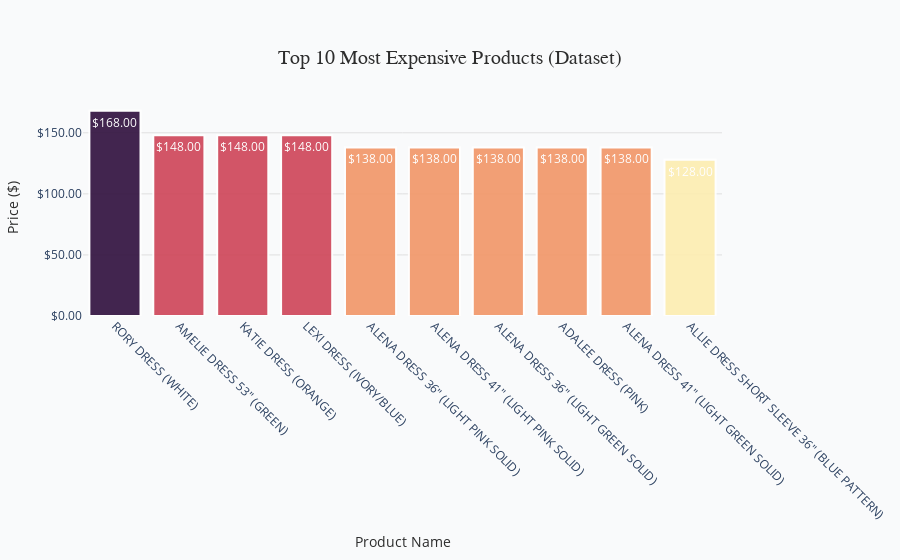

Write notebook code for a chart like this one.
### Markdown cell above
#### 💰 **Top 10 Most Expensive Products**

Now, let’s look at the 10 priciest items in the collection. These are the luxury pieces!

How I Did It:
- Sorted all products by price, starting with the highest.
- Used a bright bar chart to highlight them.

Why It’s Useful:

These high-end items show what’s considered premium at Yakira Bella. They might be perfect for special promotions or bundled deals to make them even more appealing.

### Code cell
import pandas as pd
import plotly.express as px
import plotly.graph_objects as go

# Load the Dataset sheet
df = pd.read_excel('/Users/er/Desktop/Yakira Bella Test/project/Presentation/Final_Analyst_Project_Complete.xlsx', sheet_name='Dataset')

# Sort by Price and get top 10 most expensive products
top_10_expensive = df[['Name', 'Category', 'Sub-Category', 'Price']].sort_values(by='Price', ascending=False).head(10)

# Create a bar chart
fig = go.Figure()

# Add bars
fig.add_trace(go.Bar(
    x=top_10_expensive['Name'],
    y=top_10_expensive['Price'],
    marker=dict(
        color=top_10_expensive['Price'],
        colorscale='matter',  
        showscale=False,
        line=dict(width=2, color='#FFFFFF')
    ),
    text=[f'${price:.2f}' for price in top_10_expensive['Price']],
    textposition='auto',
    textfont=dict(size=12, color='#FFFFFF')
))

# Customize layout
fig.update_layout(
    title=dict(
        text='Top 10 Most Expensive Products (Dataset)',
        font=dict(size=20, color='#2D2D2D', family='Arial, bold'),
        x=0.5,
        xanchor='center',
        yanchor='top',
        pad=dict(t=20)
    ),
    xaxis=dict(
        title='Product Name',
        titlefont=dict(size=14, color='#2D2D2D'),
        tickfont=dict(size=12),
        tickangle=45,
        showgrid=False
    ),
    yaxis=dict(
        title='Price ($)',
        titlefont=dict(size=14, color='#2D2D2D'),
        tickfont=dict(size=12),
        gridcolor='#E0E0E0',
        zeroline=False,
        tickformat='$,.2f',  # Ensure clear price scale
        rangemode='tozero'
    ),
    plot_bgcolor='#F9FAFB',  # Soft off-white background
    paper_bgcolor='#F9FAFB',
    margin=dict(l=50, r=50, t=100, b=100),
    showlegend=False,
    hovermode='x'
)

# Add subtle shadow effect
fig.update_traces(
    opacity=0.9,
    selector=dict(type='bar')
)

# Show the plot
fig.show()

### Figure 1 — Plotly figure (JSON) as saved in the notebook; plotly's stock layout.template omitted (floating-point values rounded to 4 significant figures)
{"data": [{"marker": {"color": [168, 148, 148, 148, 138, 138, 138, 138, 138, 128], "colorscale": [[0, "rgb(253, 237, 176)"], [0.09091, "rgb(250, 205, 145)"], [0.1818, "rgb(246, 173, 119)"], [0.2727, "rgb(240, 142, 98)"], [0.3636, "rgb(231, 109, 84)"], [0.4545, "rgb(216, 80, 83)"], [0.5455, "rgb(195, 56, 90)"], [0.6364, "rgb(168, 40, 96)"], [0.7273, "rgb(138, 29, 99)"], [0.8182, "rgb(107, 24, 93)"], [0.9091, "rgb(76, 21, 80)"], [1, "rgb(47, 15, 61)"]], "line": {"color": "#FFFFFF", "width": 2}, "showscale": false}, "opacity": 0.9, "text": ["$168.00", "$148.00", "$148.00", "$148.00", "$138.00", "$138.00", "$138.00", "$138.00", "$138.00", "$128.00"], "textfont": {"color": "#FFFFFF", "size": 12}, "textposition": "auto", "type": "bar", "x": ["RORY DRESS (WHITE)", "AMELIE DRESS 53\" (GREEN)", "KATIE DRESS (ORANGE)", "LEXI DRESS (IVORY/BLUE)", "ALENA DRESS 36\" (LIGHT PINK SOLID)", "ALENA DRESS 41\" (LIGHT PINK SOLID)", "ALENA DRESS 36\" (LIGHT GREEN SOLID)", "ADALEE DRESS (PINK)", "ALENA DRESS 41\" (LIGHT GREEN SOLID)", "ALLIE DRESS SHORT SLEEVE 36\" (BLUE PATTERN)"], "y": [168, 148, 148, 148, 138, 138, 138, 138, 138, 128]}], "layout": {"hovermode": "x", "margin": {"b": 100, "l": 50, "r": 50, "t": 100}, "paper_bgcolor": "#F9FAFB", "plot_bgcolor": "#F9FAFB", "showlegend": false, "title": {"font": {"color": "#2D2D2D", "family": "Arial, bold", "size": 20}, "pad": {"t": 20}, "text": "Top 10 Most Expensive Products (Dataset)", "x": 0.5, "xanchor": "center", "yanchor": "top"}, "xaxis": {"showgrid": false, "tickangle": 45, "tickfont": {"size": 12}, "title": {"font": {"color": "#2D2D2D", "size": 14}, "text": "Product Name"}}, "yaxis": {"gridcolor": "#E0E0E0", "rangemode": "tozero", "tickfont": {"size": 12}, "tickformat": "$,.2f", "title": {"font": {"color": "#2D2D2D", "size": 14}, "text": "Price ($)"}, "zeroline": false}}}
